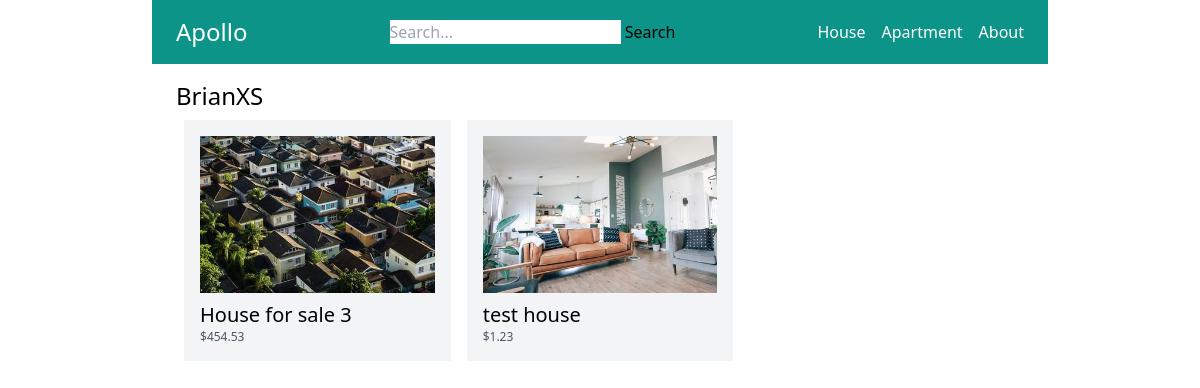
/vendors/3/, run on an earlier commit of the app's database.
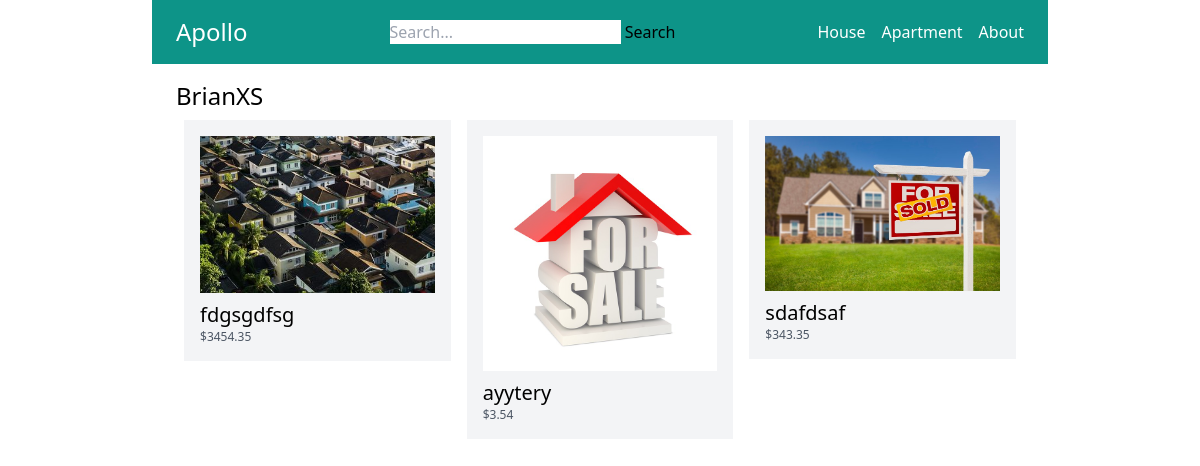
And on a later commit of the database.
### store/models.py (models this page shows, shortened)
class Category(models.Model):
    title = models.CharField(max_length=50)
    slug = models.SlugField(max_length=50)
    class Meta:
        verbose_name_plural = 'Categories'

class Product(models.Model):
    DRAFT = 'draft'
    WAITING_APPROVAL = 'waitingapproval'
    ACTIVE = 'active'
    DELETED = 'deleted'
    STATUS_CHOICES = (
        (DRAFT, 'Draft'),
        (WAITING_APPROVAL, 'Waiting approval'),
        (ACTIVE, 'Active'),
        (DELETED, 'Deleted'),
    )
    user = models.ForeignKey(User, related_name='products', on_delete=models.CASCADE)
    category = models.ForeignKey(Category, related_name='products', on_delete=models.CASCADE)
    title = models.CharField(max_length=50)
    slug = models.SlugField(max_length=50)
    description = models.TextField(blank=True)
    price = models.IntegerField()
    image = models.ImageField(upload_to='uploads/product_images/', blank=True, null=True)
    created_at = models.DateTimeField(auto_now_add=True)
    updated_at = models.DateTimeField(auto_now=True)
    status = models.CharField(max_length=50, choices=STATUS_CHOICES, default=ACTIVE)
    class Meta:
        ordering = ('-created_at',)
    def get_display_price(self):
        return self.price / 100

### userprofile/views.py (the view)
# urls.py: path('vendors/<int:pk>/', views.vendor_detail, name='vendor_detail'),
def vendor_detail(request, pk):
    user = User.objects.get(pk=pk)
    products = user.products.filter(status=Product.ACTIVE)
    return render(request, 'userprofile/vendor_detail.html', {
        'user': user,
        'products': products,
    })

### store/templatetags/menu.py (called while the page is built)
@register.inclusion_tag('core/menu.html')
def menu():
    categories = Category.objects.all()
    return {'categories': categories}

### userprofile/templates/userprofile/vendor_detail.html (shortened to what this page needs)
{% extends 'core/base.html' %}
{% block content %}
<h1 class="text-2xl">{% firstof user.get_full_name user.username %}</h1>
<div class="flex flex-wrap">
    {% for product in user.products.all %}
        <div class="product w-1/3 p-2">
            <div class="p-4 bg-gray-100">
                <a href="{% url 'product_detail' product.category.slug product.slug %}">
                    {% if product.image %}
                        <div class="image mb-2">
                            <img src="{{ product.image.url }}" alt="Image of {{ product.title }}">
                        </div>
                    {% endif %}
                    <h2 class="text-xl">{{ product.title }}</h2>
                    <p class="text-xs text-gray-600">${{ product.get_display_price }}</p>
                </a>
            </div>
        </div>
    {% endfor %}
</div>
{% endblock %}

### core/templates/core/menu.html
{% for category in categories %}
    <a href="{% url 'category_detail' category.slug %}" class="text-white">{{ category.title }}</a>
{% endfor %}
<a href="{% url 'about' %}" class="text-white">About</a>

What changed in the data, as far as the page shows it:
removed Product: image (picture), title "House for sale 3", get_display_price "454.53"
removed Product: image (picture), title "test house", get_display_price "1.23"
added Product: image (picture), title "fdgsgdfsg", get_display_price "3454.35"
added Product: image (picture), title "ayytery", get_display_price "3.54"
added Product: image (picture), title "sdafdsaf", get_display_price "343.35"
